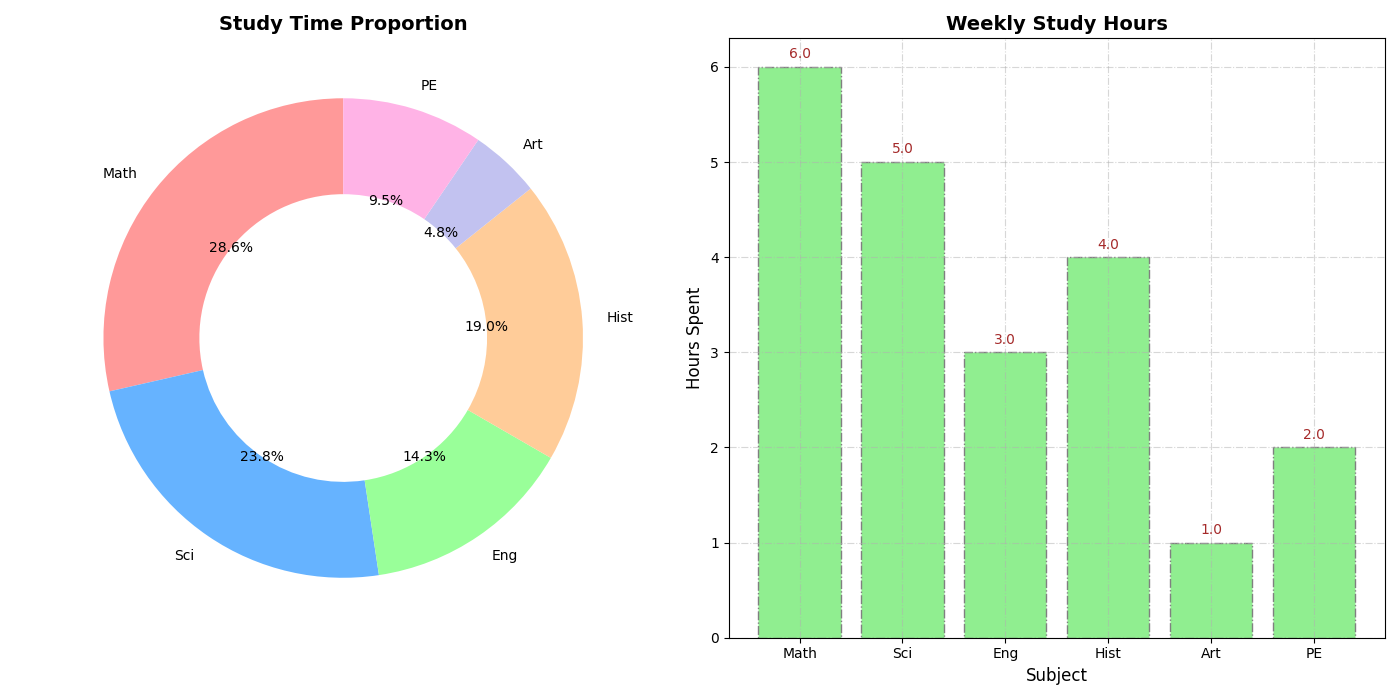

Reproduce this figure in Python.
import numpy as np
import matplotlib.pyplot as plt

subjects = ['Math', 'Sci', 'Eng', 'Hist', 'Art', 'PE']
study_hours = np.array([6, 5, 3, 4, 1, 2])

fig, ax = plt.subplots(1, 2, figsize=(14, 7))

total_study_time = np.sum(study_hours)
study_proportions = study_hours / total_study_time

# Changed colors and added hatch patterns randomly
colors = ['#ff9999', '#66b3ff', '#99ff99', '#ffcc99', '#c2c2f0', '#ffb3e6']
hatches = ['/', '\\', '|', '-', '+', 'x']
wedges, texts, autotexts = ax[0].pie(study_proportions, labels=subjects, autopct='%1.1f%%', 
                                     colors=colors, startangle=90, 
                                     textprops={'fontsize': 10}, 
                                     wedgeprops=dict(width=0.4, hatch=hatches))
ax[0].set_title('Study Time Proportion', fontweight='bold', fontsize=14)
plt.setp(autotexts, size=10, weight='normal')
# Removed legend

# Changed bar color and border
bars = ax[1].bar(subjects, study_hours, color='lightgreen', edgecolor='gray', linestyle='-.')
ax[1].set_title('Weekly Study Hours', fontweight='bold', fontsize=14)
ax[1].set_xlabel('Subject', fontsize=12)
ax[1].set_ylabel('Hours Spent', fontsize=12)
# Changed grid style
ax[1].grid(True, linestyle='-.', linewidth=0.8, alpha=0.5)

for bar in bars:
    height = bar.get_height()
    ax[1].annotate(f'{height:.1f}', 
                   xy=(bar.get_x() + bar.get_width() / 2, height), 
                   xytext=(0, 4), 
                   textcoords='offset points', 
                   ha='center', va='bottom', fontsize=10, color='brown')

plt.tight_layout()
plt.show()
